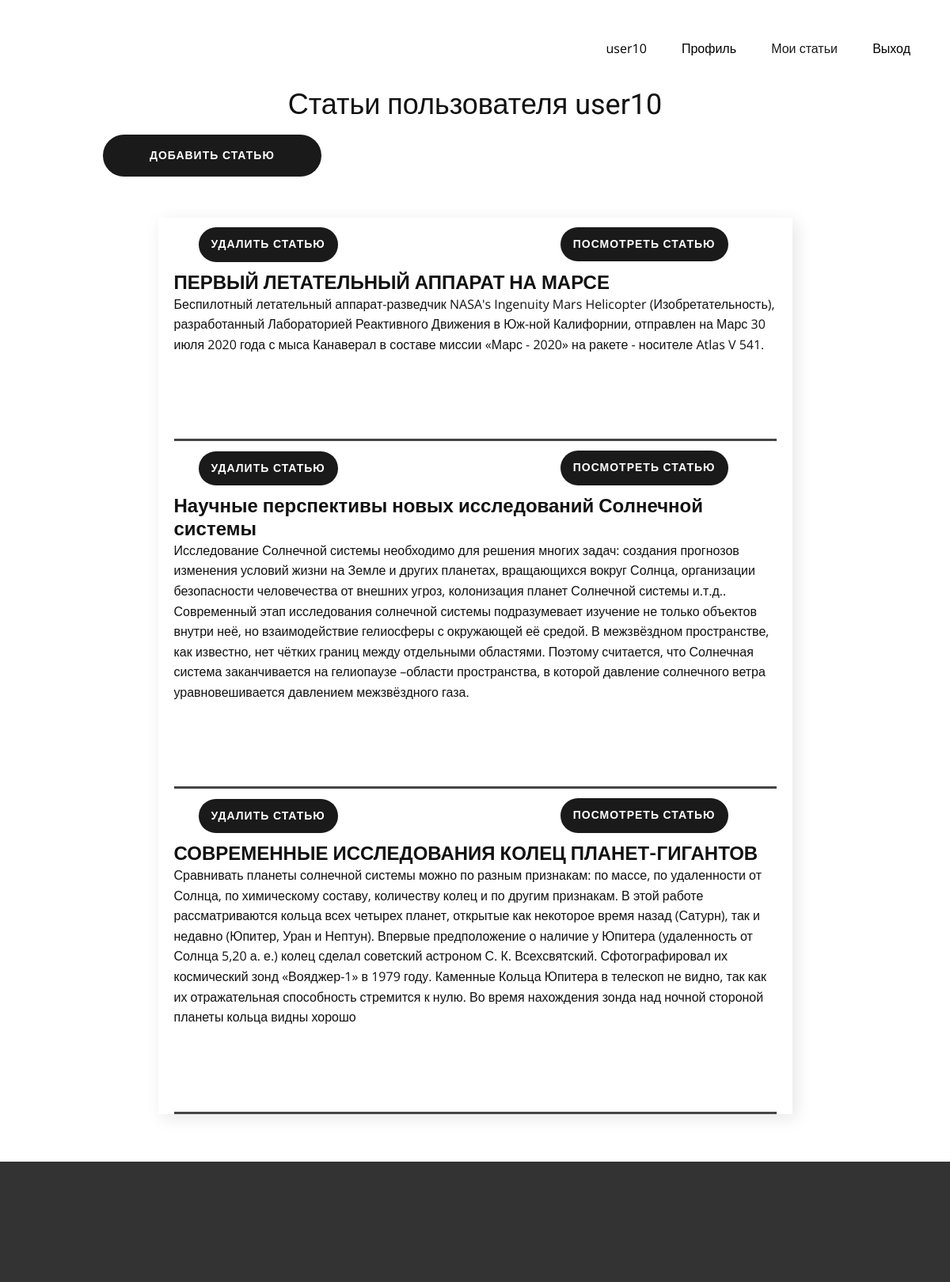
Page /profile/my_articles (signed in) on the committed database.
### first_att/models.py (models this page shows)
class Articles(models.Model):  # модель статьи
    title = models.CharField(max_length=100)
    file = models.FileField(upload_to='articles/')
    about = models.TextField(null=True, blank=True)
    user = models.ForeignKey(User, on_delete=models.CASCADE, default=1)
    school = models.CharField(max_length=100, null=True, blank=True)
    date = models.DateField(default=timezone.now())

### first_att/views.py (the view)
# urls.py: re_path(r'^profile/my_articles', user_views.articles, name='my_articles'),  # страница со списком статей
@login_required
def articles(request):  # страница статьей
    article = Articles.objects.filter(user=request.user)
    context = {
        'articles': article
    }
    return render(request, "pages/Мои-статьи.html", context)

### templates/pages/Мои-статьи.html (shortened to what this page needs)
{% extends "pages/base.html" %}
{%load static%}
{% block title %}
    <link rel="stylesheet" href="{% static 'nicepage.css'%}" media="screen">
    <link rel="stylesheet" href="{% static 'Мои_статьи.css'%}" media="screen">
{% endblock title%}
{% block body %} <section class="u-align-center u-clearfix u-section-1" id="sec-ca0b">
      <div class="u-clearfix u-sheet u-sheet-1">
          <h2 class="u-text u-text-default u-text-1">Статьи пользователя {{ user.username }}</h2>
        <a href="article_registration" class="u-border-none u-btn u-btn-round u-button-style u-grey-90 u-hover-grey-75 u-radius-50 u-btn-1">Добавить Статью</a>
        <div class="u-clearfix u-sheet u-sheet-1">
        <div class="u-list u-list-1">
          <div class="u-repeater u-repeater-1">
              <div class="u-align-left u-container-style u-list-item u-repeater-item u-white u-list-item-1">
              <div class="u-container-layout u-similar-container u-container-layout-1">
          {% for article in articles %}
                <a href="{{ article.get_absolute_url }}articles/{{article.id}}/" class="u-border-none u-btn u-btn-round u-button-style u-grey-90 u-hover-grey-75 u-radius-50 u-btn-2">Посмотреть статью</a>
                <a href="{{ article.get_absolute_url }}delete_article/{{article.id}}/" class="u-border-none u-btn u-btn-round u-button-style u-grey-90 u-hover-grey-75 u-radius-50 u-btn-3">Удалить статью</a>
                <h4 class="u-text u-text-default u-text-2">{{ article.title }}</h4>
                <p class="u-text u-text-default u-text-3">{{article.about}}</p>
                <div class="u-border-3 u-border-grey-dark-1 u-expanded-width u-line u-line-horizontal u-line-1"></div>
        {% endfor %}
              </div>
            </div>
          </div>
        </div>
      </div>
      </div>
    </section>
{% endblock body %}

### templates/pages/base.html (shortened to what this page needs)
<!DOCTYPE html>
{%load static%}
<html style="font-size: 16px;" lang="ru"><head>
    {% block title %} {% endblock title %}
    </head>
    <body class="u-body u-xl-mode" data-lang="ru">
    <header class="u-clearfix u-header u-header" id="sec-3ed4">
        <div class="u-clearfix u-sheet u-valign-middle u-sheet-1">
        <nav class="u-menu-one-level u-offcanvas u-menu-1">
          <div class="u-custom-menu u-nav-container">
            <ul class="u-nav u-unstyled u-nav-1">
            {% if user.is_authenticated %}
                <li class="u-nav-item">
            	    <a class="u-text-active-grey-90 u-text-black u-text-hover-palette-2-base" style="padding: 10px 20px;">{{ user.username }}</a>
                </li>
                <li class="u-nav-item">
                    <a class="u-button-style u-nav-link u-text-active-grey-90 u-text-black u-text-hover-palette-2-base" href="{% url 'profile' %}" style="padding: 10px 20px;">Профиль</a>
                </li>
                <li class="u-nav-item">
                    <a class="u-button-style u-nav-link u-text-active-grey-90 u-text-black u-text-hover-palette-2-base" href="{% url 'my_articles' %}" style="padding: 10px 20px;">Мои статьи</a>
                </li>
                <li class="u-nav-item">
                    <a class="u-button-style u-nav-link u-text-active-grey-90 u-text-black u-text-hover-palette-2-base" href="{% url 'log_out' %}" style="padding: 10px 20px;">Выход</a>
                </li>
          	{% endif %}
            </ul>
          </div>
        </nav>
      </div>
    </header>
    {% block body %} {% endblock body %}
    <footer class="u-align-center u-clearfix u-footer u-grey-80 u-footer" id="sec-7685"><div class="u-clearfix u-sheet u-sheet-1"></div></footer>
    <section class="u-backlink u-clearfix u-grey-80">
    </section>
    </body>
</html>

### static/Мои_статьи.css (style rules this page uses)
.u-section-1 { background-image: none; }
.u-section-1 .u-sheet-1 { min-height: 849px; }
.u-section-1 .u-text-1 { margin: 19px auto 0; }
.u-section-1 .u-btn-1 { font-size: 0.875rem; letter-spacing: 1px; font-weight: 700; text-transform: uppercase; background-image: none; margin: 17px auto 0 100px; padding: 15px 59px 16px; }
.u-section-1 .u-list-1 { width: 801px; margin: 52px auto 60px; }
.u-section-1 .u-repeater-1 { grid-template-columns: 100%; grid-gap: 50px 50px; min-height: 230px; grid-auto-columns: 100%; }
.u-section-1 .u-list-item-1 { box-shadow: 5px 5px 20px 0 rgba(0,0,0,0.1); background-image: none; }
.u-section-1 .u-container-layout-1 { padding: 0 20px; }
.u-section-1 .u-btn-2 { font-size: 0.875rem; letter-spacing: 1px; font-weight: 700; text-transform: uppercase; background-image: none; margin: 12px 61px 0 auto; padding: 10px 16px 11px; }
.u-section-1 .u-btn-3 { font-size: 0.875rem; letter-spacing: 1px; font-weight: 700; text-transform: uppercase; background-image: none; margin: -43px auto 0 31px; padding: 10px 16px 11px; }
.u-section-1 .u-text-2 { font-weight: 700; margin: 12px auto 0 0; }
.u-section-1 .u-text-3 { margin: 0; }
.u-section-1 .u-line-1 { margin-top: 106px; margin-bottom: 0; transform-origin: right center 0px; }

### rows in the picture
Articles: title "ПЕРВЫЙ ЛЕТАТЕЛЬНЫЙ АППАРАТ НА МАРСЕ", about "Беспилотный летательный аппарат-разведчик NASA's Ingenuity Mars Helicopter (Изобретательность), разработанный Лабораторией Реактивного Движения в Юж-ной Калифорнии, отправлен на Марс 30 июля 2020 года с мыса Канаверал в составе миссии «Марс - 2020» на ракете - носителе Atlas V 541."
Articles: title "Научные перспективы новых исследований Солнечной системы", about "Исследование Солнечной системы необходимо для решения многих задач: создания прогнозов изменения условий жизни на Земле и других планетах, вращающихся вокруг Солнца, организации безопасности человечества от внешних угроз, колонизация планет Солнечной системы и.т.д.. Современный этап исследования солнечной системы подразумевает изучение не только объектов внутри неё, но взаимодействие гелиосферы с окружающей её средой. В межзвёздном пространстве, как известно, нет чётких границ между отдельными областями. Поэтому считается, что Солнечная система заканчивается на гелиопаузе –области пространства, в которой давление солнечного ветра уравновешивается давлением межзвёздного газа."
Articles: title "СОВРЕМЕННЫЕ ИССЛЕДОВАНИЯ КОЛЕЦ ПЛАНЕТ-ГИГАНТОВ", about "Сравнивать планеты солнечной системы можно по разным признакам: по массе, по удаленности от Солнца, по химическому составу, количеству колец и по другим признакам. В этой работе рассматриваются кольца всех четырех планет, открытые как некоторое время назад (Сатурн), так и недавно (Юпитер, Уран и Нептун). Впервые предположение о наличие у Юпитера (удаленность от Солнца 5,20 а. е.) колец сделал советский астроном С. К. Всехсвятский. Сфотографировал их космический зонд «Вояджер-1» в 1979 году. Каменные Кольца Юпитера в телескоп не видно, так как их отражательная способность стремится к нулю. Во время нахождения зонда над ночной стороной планеты кольца видны хорошо"

### other values in the picture
{{ user.username }} "user10"
